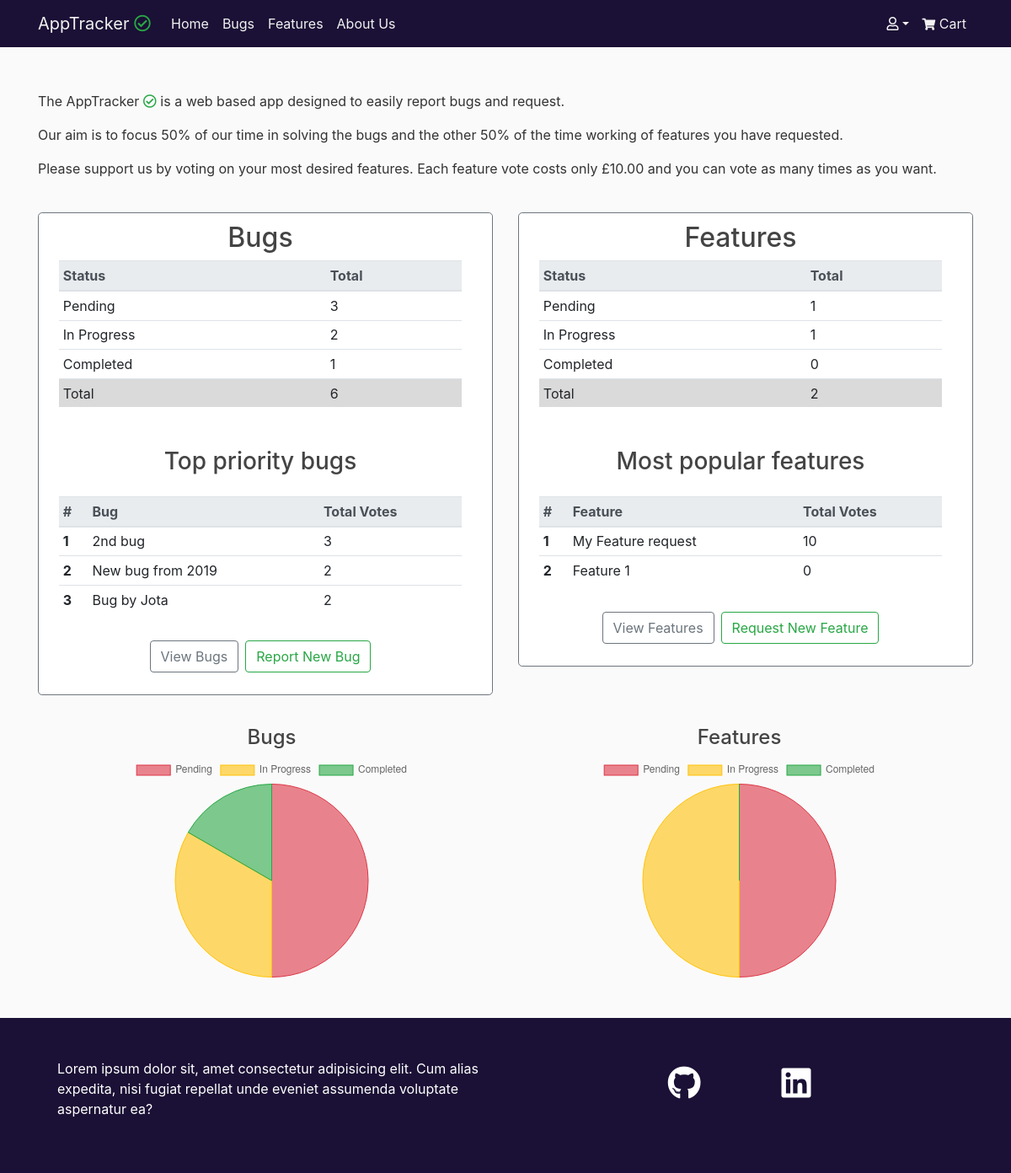
/, run on an earlier commit of the app's database.
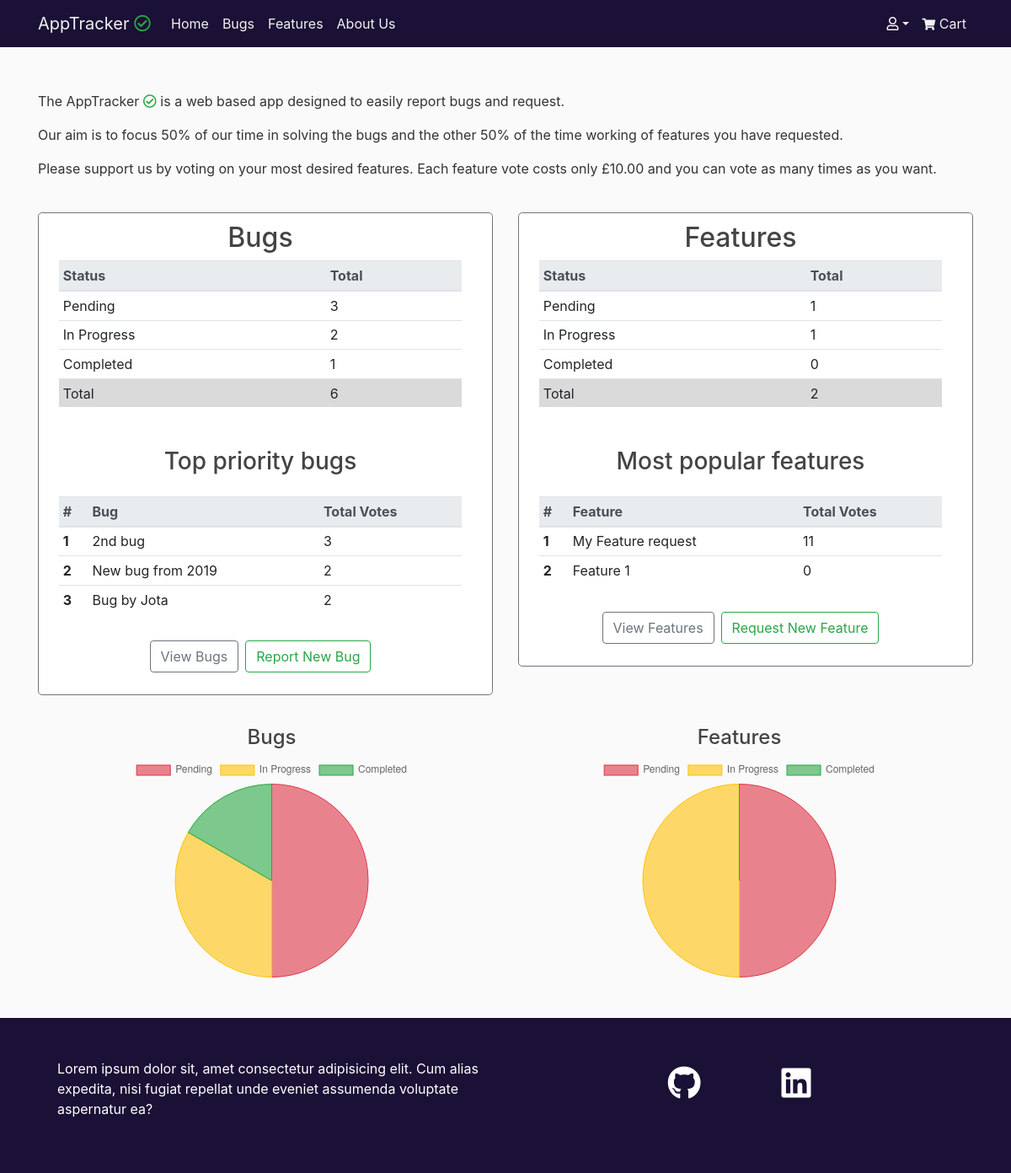
And on a later commit of the database.
### tickets/models.py (models this page shows, shortened)
class Ticket(models.Model):
    STATUS = (
        ('In Progress', 'In Progress'),
        ('Completed', 'Completed'),
        ('Pending', 'Pending')
    )
    ISSUE = (
        ('Bug', 'Bug'),
        ('Feature', 'Feature')
    )
    title = models.CharField(max_length=75)
    description = models.TextField()
    date_posted = models.DateTimeField(default=timezone.now)
    username = models.ForeignKey(User, on_delete=models.CASCADE)
    status = models.CharField(max_length=20, choices=STATUS,default='Pending')
    issue = models.CharField(max_length=20, choices=ISSUE, default='Bug')
    upvotes = models.PositiveIntegerField(default=0)
    views = models.PositiveIntegerField(default=0)

### accounts/views.py (the view)
# urls.py: path('', index, name='index'),
def index(request):
    total_bugs = Ticket.objects.filter(issue='Bug').count()
    total_bugs_in_progress = Ticket.objects.filter(issue='Bug', status='In Progress').count()
    total_bugs_pending = Ticket.objects.filter(issue='Bug', status='Pending').count()
    total_bugs_completed = Ticket.objects.filter(issue='Bug', status='Completed').count()
    top_voted_bugs = Ticket.objects.filter(issue='Bug').order_by('-upvotes')[:3]
    total_features = Ticket.objects.filter(issue='Feature').count()
    total_features_in_progress = Ticket.objects.filter(issue='Feature', status='In Progress').count()
    total_features_pending = Ticket.objects.filter(issue='Feature', status='Pending').count()
    total_features_completed = Ticket.objects.filter(issue='Feature', status='Completed').count()
    top_voted_features = Ticket.objects.filter(issue='Feature').order_by('-upvotes')[:3]
    context = {
        'total_bugs': total_bugs,
        'total_bugs_in_progress': total_bugs_in_progress,
        'total_bugs_pending': total_bugs_pending,
        'total_bugs_completed': total_bugs_completed,
        'top_voted_bugs': top_voted_bugs,
        'total_features': total_features,
        'total_features_in_progress': total_features_in_progress,
        'total_features_pending': total_features_pending,
        'total_features_completed': total_features_completed,
        'top_voted_features': top_voted_features,
    }
    return render(request, 'accounts/index.html', context)

### cart/context.py (called while the page is built, shortened)
def cart_contents(request):
    price = 10
    total = 0
    tickets_count = 0
    cart = request.session.get('cart', {})
    cart_items = []
    upvote_list = []
    return {'tickets_count': tickets_count,
            'cart_items': cart_items,
            'total': total,
            'price': price,
            'upvote_list': upvote_list}

### accounts/templates/accounts/index.html (shortened to what the changed rows need)
{% extends 'base.html' %}
{% load static %}
{% block content %}
    <div class="row mt-3 pt-2">
        <article class="col-12 col-md-6 mx-auto mt-3">
            <div class="border border-secondary rounded-lg pl-2 content-area">
                <div class="row justify-content-center">
                    <h2>Bugs</h2>
                </div>
                <div class="px-3 mx-auto">
                    <table class="table table-hover table-sm">
                        <thead class="thead-light">
                            <tr>
                                <th scope="col">Status</th>
                                <th scope="col">Total</th>
                            </tr>
                        </thead>
                    </table>
                </div>
                <div class="px-3 mx-auto">
                    <table class="table table-hover table-sm">
                        <thead class="thead-light">
                            <tr>
                                <th scope="col">#</th>
                                <th scope="col">Bug</th>
                                <th scope="col">Total Votes</th>
                            </tr>
                        </thead>
                        <tbody>
                            {% for bug in top_voted_bugs.all %}
                            <tr>
                                <th scope="row">{{ forloop.counter }}</th>
                            </tr>
                            {% endfor %}
                        </tbody>
                    </table>
                </div>
            </div>
        </article>
        <article class="col-12 col-md-6 mx-auto mt-3">
            <div class="border border-secondary rounded-lg pl-2 content-area">
                <div class="row justify-content-center">
                    <h2>Features</h2>
                </div>
                <div class="px-3 mx-auto">
                    <table class="table table-hover table-sm">
                        <thead class="thead-light">
                            <tr>
                                <th scope="col">Status</th>
                                <th scope="col">Total</th>
                            </tr>
                        </thead>
                    </table>
                </div>
                <div class="px-3 mx-auto">
                    <table class="table table-hover table-sm">
                        <thead class="thead-light">
                            <tr>
                                <th scope="col">#</th>
                                <th scope="col">Feature</th>
                                <th scope="col">Total Votes</th>
                            </tr>
                        </thead>
                        <tbody>
                            {% for feature in top_voted_features.all %}
                            <tr>
                                <th scope="row">{{ forloop.counter }}</th>
                                <td class="text-wrap">{{ feature.title|truncatechars_html:40 }}</td>
                                <td>{{ feature.upvotes }}</td>
                            </tr>
                            {% endfor %}
                        </tbody>
                    </table>
                </div>
            </div>
        </article>
    </div>
{% endblock %}

What changed in the data, as far as the page shows it:
changed Ticket "My Feature request": upvotes "10" → "11"
